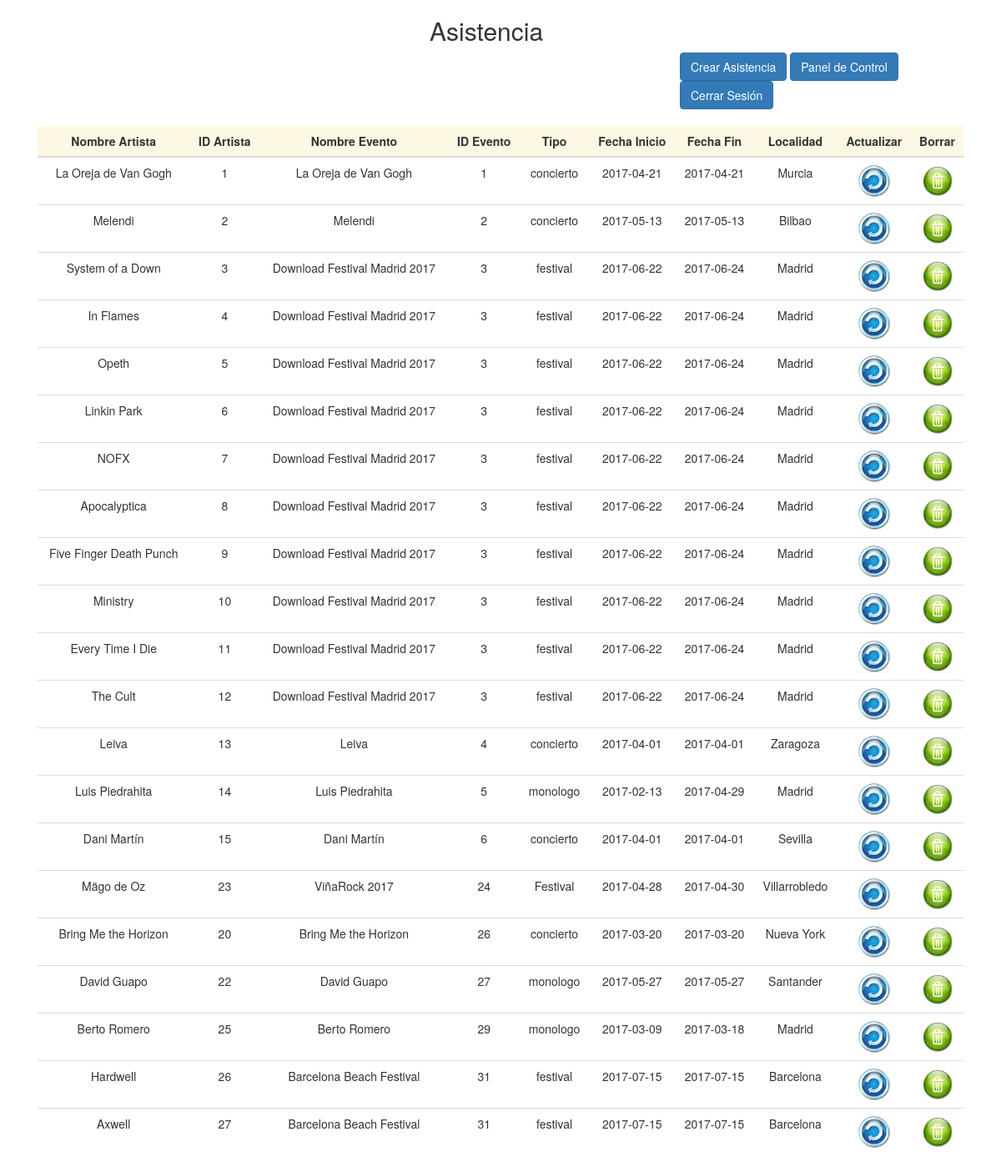
/asiste/editar_asiste.php (signed in), run on the app's committed database.
### tables this page shows
CREATE TABLE `artista` (
  `ID_ARTISTA` int(5) NOT NULL,
  `NOMBRE` varchar(50) NOT NULL,
  `GENERO` varchar(50) DEFAULT NULL,
  `DESCRIPCION` varchar(60000) DEFAULT NULL,
  `IMAGEN` varchar(100) DEFAULT NULL,
  `URL` varchar(100) DEFAULT NULL
);

CREATE TABLE `asiste` (
  `ID_EVENTO` int(5) NOT NULL,
  `ID_ARTISTA` int(5) NOT NULL
);

CREATE TABLE `eventos` (
  `ID_EVENTO` int(5) NOT NULL,
  `NOMBRE` varchar(50) NOT NULL,
  `TIPO` varchar(50) DEFAULT NULL,
  `PRECIO` float NOT NULL,
  `URL` varchar(255) DEFAULT NULL,
  `FECHA_INICIO` date DEFAULT NULL,
  `FECHA_FIN` date DEFAULT NULL,
  `ID_LUGAR` int(5) NOT NULL
);

CREATE TABLE `lugar` (
  `ID_LUGAR` int(5) NOT NULL,
  `LOCALIDAD` varchar(50) NOT NULL,
  `PROVINCIA` varchar(50) DEFAULT NULL,
  `PAIS` varchar(50) DEFAULT NULL,
  `LATITUD` float(12,10) DEFAULT NULL,
  `LONGITUD` float(12,10) DEFAULT NULL
);

### asiste/editar_asiste.php (the view, shortened to what this page needs)
<!DOCTYPE html>
<html>
  <head>
    <link rel="stylesheet" href="../css/bootstrap.min.css">
  </head>
  <body>
    <?php
    include '../usuarios/conexion.php';
    if ($resultado = $connection->query('SELECT artista.NOMBRE, asiste.ID_ARTISTA, eventos.NOMBRE as NOMEVENTO, asiste.ID_EVENTO, eventos.TIPO, eventos.FECHA_INICIO, eventos.FECHA_FIN, lugar.LOCALIDAD
                                          FROM artista join asiste on artista.ID_ARTISTA = asiste.ID_ARTISTA
                                          join eventos on asiste.ID_EVENTO = eventos.ID_EVENTO
                                          join lugar on eventos.ID_LUGAR = lugar.ID_LUGAR;')) {
    ?>
    <div class="col-md-offset-5 col-md-5">
        <h2>Asistencia</h2>
    </div>
    <br>
    <div class="col-md-offset-8 col-md-4">
      <a class="btn btn-primary" href="crear_asistencia.php" role="button">Crear Asistencia</a>
      <a class="btn btn-primary" href="../usuarios/control_panel.php" role="button">Panel de Control</a>
      <a class="btn btn-primary" href="../usuarios/logout.php" role="button">Cerrar Sesión</a>
    </div>
    <div class="container">
    <div class="col-md-12">
      <br>
    <div class="table-responsive">
    <table class="table table-hover">
<thead>
  <tr class="warning">
    <th>Nombre Artista</th>
    <th>ID Artista</th>
    <th>Nombre Evento</th>
    <th>ID Evento</th>
    <th>Tipo</th>
    <th>Fecha Inicio</th>
    <th>Fecha Fin</th>
    <th>Localidad</th>
    <th>Actualizar</th>
    <th>Borrar</th>
</thead>
<?php
          while ($objeto = $resultado->fetch_object()) {
              echo '<tr>';
              echo '<td>'.$objeto->NOMBRE.'</td>';
              echo '<td>'.$objeto->ID_ARTISTA.'</td>';
              echo '<td>'.$objeto->NOMEVENTO.'</td>';
              echo '<td>'.$objeto->ID_EVENTO.'</td>';
              echo '<td>'.$objeto->TIPO.'</td>';
              echo '<td>'.$objeto->FECHA_INICIO.'</td>';
              echo '<td>'.$objeto->FECHA_FIN.'</td>';
              echo '<td>'.$objeto->LOCALIDAD.'</td>';
              echo '<td><a title="actualizar" href="actualizar_asistencia.php?id='.$objeto->ID_EVENTO.'&id2='.$objeto->ID_ARTISTA.'">
              <img width="40" height="40" src="../img/img_edicion/actualizar.jpg" alt="actualizar"/></a></td>';
              echo '<td><a title="borrar" href="borrar_asistencia.php?id='.$objeto->ID_EVENTO.'&id2='.$objeto->ID_ARTISTA.'">
              <img width="40" height="40" src="../img/img_edicion/borrar.jpg" alt="borrar"/></a></td>';
              echo '</tr>';
          }
      }
 ?>
</table>
    </div>
  </div>
</div>
  </body>
</html>

### asiste/editar_asiste.php (style rules this page uses)
table { text-align: center; border-collapse: collapse; }
th { text-align: center; }

### data on the page
artista: NOMBRE "La Oreja de Van Gogh", asiste.ID_ARTISTA "1", eventos.NOMBRE "La Oreja de Van Gogh", asiste.ID_EVENTO "1", eventos.TIPO "concierto", eventos.FECHA_INICIO "2017-04-21", eventos.FECHA_FIN "2017-04-21", lugar.LOCALIDAD "Murcia"
artista: NOMBRE "Melendi", asiste.ID_ARTISTA "2", eventos.NOMBRE "Melendi", asiste.ID_EVENTO "2", eventos.TIPO "concierto", eventos.FECHA_INICIO "2017-05-13", eventos.FECHA_FIN "2017-05-13", lugar.LOCALIDAD "Bilbao"
artista: NOMBRE "System of a Down", asiste.ID_ARTISTA "3", eventos.NOMBRE "Download Festival Madrid 2017", asiste.ID_EVENTO "3", eventos.TIPO "festival", eventos.FECHA_INICIO "2017-06-22", eventos.FECHA_FIN "2017-06-24", lugar.LOCALIDAD "Madrid"
artista: NOMBRE "In Flames", asiste.ID_ARTISTA "4", eventos.NOMBRE "Download Festival Madrid 2017", asiste.ID_EVENTO "3", eventos.TIPO "festival", eventos.FECHA_INICIO "2017-06-22", eventos.FECHA_FIN "2017-06-24", lugar.LOCALIDAD "Madrid"
artista: NOMBRE "Opeth", asiste.ID_ARTISTA "5", eventos.NOMBRE "Download Festival Madrid 2017", asiste.ID_EVENTO "3", eventos.TIPO "festival", eventos.FECHA_INICIO "2017-06-22", eventos.FECHA_FIN "2017-06-24", lugar.LOCALIDAD "Madrid"
artista: NOMBRE "Linkin Park", asiste.ID_ARTISTA "6", eventos.NOMBRE "Download Festival Madrid 2017", asiste.ID_EVENTO "3", eventos.TIPO "festival", eventos.FECHA_INICIO "2017-06-22", eventos.FECHA_FIN "2017-06-24", lugar.LOCALIDAD "Madrid"
artista: NOMBRE "NOFX", asiste.ID_ARTISTA "7", eventos.NOMBRE "Download Festival Madrid 2017", asiste.ID_EVENTO "3", eventos.TIPO "festival", eventos.FECHA_INICIO "2017-06-22", eventos.FECHA_FIN "2017-06-24", lugar.LOCALIDAD "Madrid"
artista: NOMBRE "Apocalyptica", asiste.ID_ARTISTA "8", eventos.NOMBRE "Download Festival Madrid 2017", asiste.ID_EVENTO "3", eventos.TIPO "festival", eventos.FECHA_INICIO "2017-06-22", eventos.FECHA_FIN "2017-06-24", lugar.LOCALIDAD "Madrid"
artista: NOMBRE "Five Finger Death Punch", asiste.ID_ARTISTA "9", eventos.NOMBRE "Download Festival Madrid 2017", asiste.ID_EVENTO "3", eventos.TIPO "festival", eventos.FECHA_INICIO "2017-06-22", eventos.FECHA_FIN "2017-06-24", lugar.LOCALIDAD "Madrid"
artista: NOMBRE "Ministry", asiste.ID_ARTISTA "10", eventos.NOMBRE "Download Festival Madrid 2017", asiste.ID_EVENTO "3", eventos.TIPO "festival", eventos.FECHA_INICIO "2017-06-22", eventos.FECHA_FIN "2017-06-24", lugar.LOCALIDAD "Madrid"
artista: NOMBRE "Every Time I Die", asiste.ID_ARTISTA "11", eventos.NOMBRE "Download Festival Madrid 2017", asiste.ID_EVENTO "3", eventos.TIPO "festival", eventos.FECHA_INICIO "2017-06-22", eventos.FECHA_FIN "2017-06-24", lugar.LOCALIDAD "Madrid"
artista: NOMBRE "The Cult", asiste.ID_ARTISTA "12", eventos.NOMBRE "Download Festival Madrid 2017", asiste.ID_EVENTO "3", eventos.TIPO "festival", eventos.FECHA_INICIO "2017-06-22", eventos.FECHA_FIN "2017-06-24", lugar.LOCALIDAD "Madrid"
artista: NOMBRE "Leiva", asiste.ID_ARTISTA "13", eventos.NOMBRE "Leiva", asiste.ID_EVENTO "4", eventos.TIPO "concierto", eventos.FECHA_INICIO "2017-04-01", eventos.FECHA_FIN "2017-04-01", lugar.LOCALIDAD "Zaragoza"
artista: NOMBRE "Luis Piedrahita", asiste.ID_ARTISTA "14", eventos.NOMBRE "Luis Piedrahita", asiste.ID_EVENTO "5", eventos.TIPO "monologo", eventos.FECHA_INICIO "2017-02-13", eventos.FECHA_FIN "2017-04-29", lugar.LOCALIDAD "Madrid"
artista: NOMBRE "Dani Martín", asiste.ID_ARTISTA "15", eventos.NOMBRE "Dani Martín", asiste.ID_EVENTO "6", eventos.TIPO "concierto", eventos.FECHA_INICIO "2017-04-01", eventos.FECHA_FIN "2017-04-01", lugar.LOCALIDAD "Sevilla"
artista: NOMBRE "Mägo de Oz", asiste.ID_ARTISTA "23", eventos.NOMBRE "ViñaRock 2017", asiste.ID_EVENTO "24", eventos.TIPO "Festival", eventos.FECHA_INICIO "2017-04-28", eventos.FECHA_FIN "2017-04-30", lugar.LOCALIDAD "Villarrobledo"
artista: NOMBRE "Bring Me the Horizon", asiste.ID_ARTISTA "20", eventos.NOMBRE "Bring Me the Horizon", asiste.ID_EVENTO "26", eventos.TIPO "concierto", eventos.FECHA_INICIO "2017-03-20", eventos.FECHA_FIN "2017-03-20", lugar.LOCALIDAD "Nueva York"
artista: NOMBRE "David Guapo", asiste.ID_ARTISTA "22", eventos.NOMBRE "David Guapo", asiste.ID_EVENTO "27", eventos.TIPO "monologo", eventos.FECHA_INICIO "2017-05-27", eventos.FECHA_FIN "2017-05-27", lugar.LOCALIDAD "Santander"
artista: NOMBRE "Berto Romero", asiste.ID_ARTISTA "25", eventos.NOMBRE "Berto Romero", asiste.ID_EVENTO "29", eventos.TIPO "monologo", eventos.FECHA_INICIO "2017-03-09", eventos.FECHA_FIN "2017-03-18", lugar.LOCALIDAD "Madrid"
artista: NOMBRE "Hardwell", asiste.ID_ARTISTA "26", eventos.NOMBRE "Barcelona Beach Festival", asiste.ID_EVENTO "31", eventos.TIPO "festival", eventos.FECHA_INICIO "2017-07-15", eventos.FECHA_FIN "2017-07-15", lugar.LOCALIDAD "Barcelona"
artista: NOMBRE "Axwell", asiste.ID_ARTISTA "27", eventos.NOMBRE "Barcelona Beach Festival", asiste.ID_EVENTO "31", eventos.TIPO "festival", eventos.FECHA_INICIO "2017-07-15", eventos.FECHA_FIN "2017-07-15", lugar.LOCALIDAD "Barcelona"
